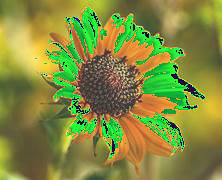
#> input picture encrypted.png, 222 x 180 px
$ python decrypt.py
#> lines starting #> are read from the running program, lines starting #| are printed output that depends on the picture
from PIL import Image

img = Image.open("encrypted.png")
#> img is the input picture: PIL image 222x180 RGB; mean R, G, B 131.7, 138.8, 62.3

pixels = img.load()
width, height = img.size
#> width = 222; height = 180

key = 50

for x in range(width):
    for y in range(height):
        r, g, b = pixels[x, y]

        r = (r - key) % 256
        g = (g - key) % 256
        b = (b - key) % 256

        pixels[x, y] = (r, g, b)

img.save("decrypted.png")
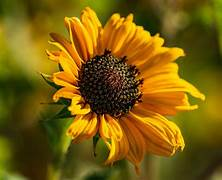
#> saved as decrypted.png: PIL image 222x180 RGB; mean R, G, B 120.7, 93.3, 12.3

print("Image Decrypted")

$ run again, with image.jpg.jpg saved as encrypted.png
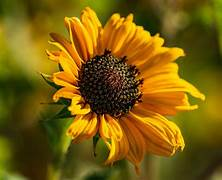
#> input picture image.jpg.jpg, 222 x 180 px
#> img is the input picture: PIL image 222x180 RGB; mean R, G, B 120.7, 93.3, 12.3
#> `img.save("decrypted.png")`:
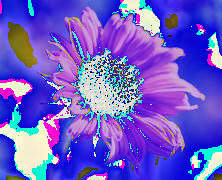
#> saved as decrypted.png: PIL image 222x180 RGB; mean R, G, B 109.2, 90.3, 204.1
